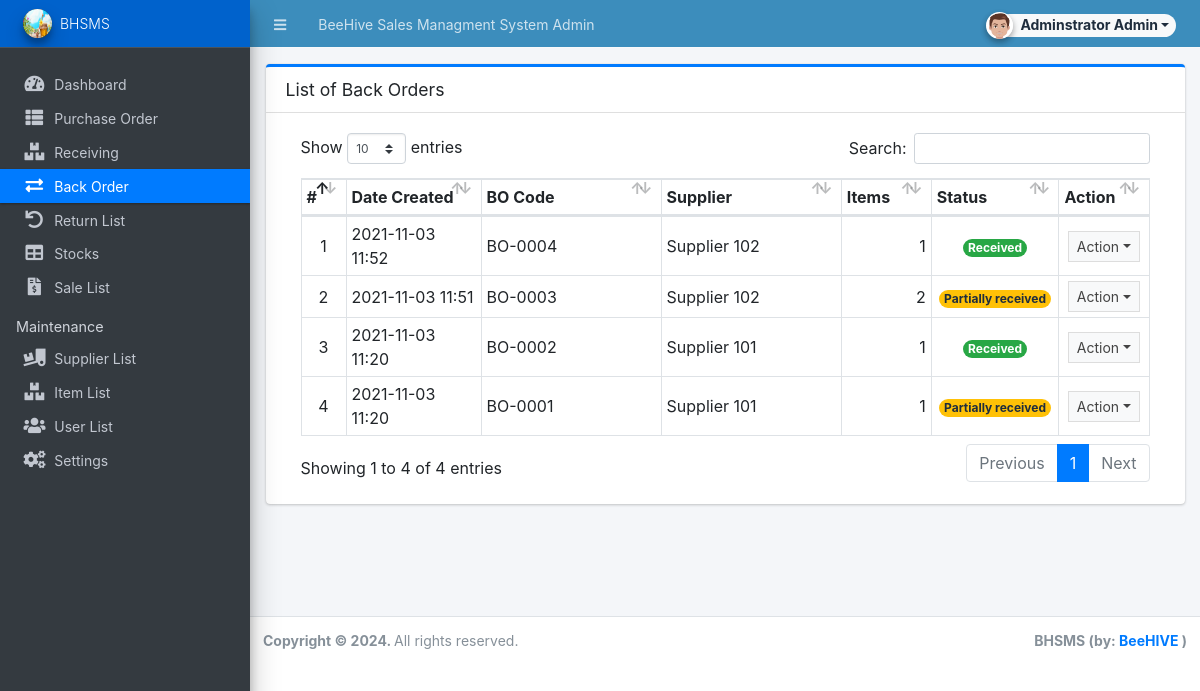
The app's page /admin/?page=back_order (signed in) with its own data.
### tables this page shows
CREATE TABLE `back_order_list` (
  `id` int(30) NOT NULL,
  `receiving_id` int(30) NOT NULL,
  `po_id` int(30) NOT NULL,
  `bo_code` varchar(50) NOT NULL,
  `supplier_id` int(30) NOT NULL,
  `amount` float NOT NULL,
  `discount_perc` float NOT NULL DEFAULT 0,
  `discount` float NOT NULL DEFAULT 0,
  `tax_perc` float NOT NULL DEFAULT 0,
  `tax` float NOT NULL DEFAULT 0,
  `remarks` text DEFAULT NULL,
  `status` tinyint(4) NOT NULL DEFAULT 0 COMMENT '0 = pending, 1 = partially received, 2 =received',
  `date_created` datetime NOT NULL DEFAULT current_timestamp(),
  `date_updated` datetime NOT NULL DEFAULT current_timestamp() ON UPDATE current_timestamp()
);

CREATE TABLE `supplier_list` (
  `id` int(30) NOT NULL,
  `name` text NOT NULL,
  `address` text NOT NULL,
  `cperson` text NOT NULL,
  `contact` text NOT NULL,
  `status` tinyint(1) NOT NULL DEFAULT 1,
  `date_created` datetime NOT NULL DEFAULT current_timestamp(),
  `date_updated` datetime NOT NULL DEFAULT current_timestamp() ON UPDATE current_timestamp()
);

### admin/back_order/index.php (the view, shortened to what this page needs)
<div class="card card-outline card-primary">
	<div class="card-header">
		<h3 class="card-title">List of Back Orders</h3>
	</div>
	<div class="card-body">
		<div class="container-fluid">
        <div class="container-fluid">
			<table class="table table-bordered table-stripped">
                    <colgroup>
                        <col width="5%">
                        <col width="15%">
                        <col width="20%">
                        <col width="20%">
                        <col width="10%">
                        <col width="10%">
                        <col width="10%">
                    </colgroup>
                    <thead>
                        <tr>
                            <th>#</th>
                            <th>Date Created</th>
                            <th>BO Code</th>
                            <th>Supplier</th>
                            <th>Items</th>
                            <th>Status</th>
                            <th>Action</th>
                        </tr>
                    </thead>
                    <tbody>
                        <?php
                        $i = 1;
                        $qry = $conn->query("SELECT p.*, s.name as supplier FROM `back_order_list` p inner join supplier_list s on p.supplier_id = s.id order by p.`date_created` desc");
                        while($row = $qry->fetch_assoc()):
                            $row['items'] = $conn->query("SELECT count(item_id) as `items` FROM `bo_items` where bo_id = '{$row['id']}' ")->fetch_assoc()['items'];
                        ?>
                            <tr>
                                <td class="text-center"><?php echo $i++; ?></td>
                                <td><?php echo date("Y-m-d H:i",strtotime($row['date_created'])) ?></td>
                                <td><?php echo $row['bo_code'] ?></td>
                                <td><?php echo $row['supplier'] ?></td>
                                <td class="text-right"><?php echo number_format($row['items']) ?></td>
                                <td class="text-center">
                                    <?php if($row['status'] == 0): ?>
                                        <span class="badge badge-primary rounded-pill">Pending</span>
                                    <?php elseif($row['status'] == 1): ?>
                                        <span class="badge badge-warning rounded-pill">Partially received</span>
                                        <?php elseif($row['status'] == 2): ?>
                                        <span class="badge badge-success rounded-pill">Received</span>
                                    <?php else: ?>
                                        <span class="badge badge-danger rounded-pill">N/A</span>
                                    <?php endif; ?>
                                </td>
                                <td align="center">
                                    <button type="button" class="btn btn-flat btn-default btn-sm dropdown-toggle dropdown-icon" data-toggle="dropdown">
                                            Action
                                    </button>
                                </td>
                            </tr>
                        <?php endwhile; ?>
                    </tbody>
                </table>
		</div>
		</div>
	</div>
</div>

### records on screen
back_order_list: date_created "2021-11-03 11:52", bo_code "BO-0004", supplier.name "Supplier 102", items "1", status "Received"
back_order_list: date_created "2021-11-03 11:51", bo_code "BO-0003", supplier.name "Supplier 102", items "2", status "Partially received"
back_order_list: date_created "2021-11-03 11:20", bo_code "BO-0002", supplier.name "Supplier 101", items "1", status "Received"
back_order_list: date_created "2021-11-03 11:20", bo_code "BO-0001", supplier.name "Supplier 101", items "1", status "Partially received"

### other values on screen
$_settings->info('name') "BeeHive Sales Managment System"
$_settings->userdata('firstname').' '.$_settings->userdata('lastname') "Adminstrator Admin"
$_settings->info('short_name') "BHSMS"
